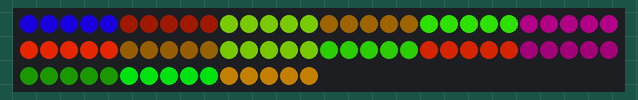
This sketch was run on a simulated Arduino Uno, built with avr-gcc and run on an emulated ATmega328P. Shown: 75 RGB LEDs in strip order, left to right, continuing on the next row. Dim RGB values are drawn brighter than linear; random numbers use the default seed unless the sketch sets one.

Above: at 36.09 s.
At 45.15 s:
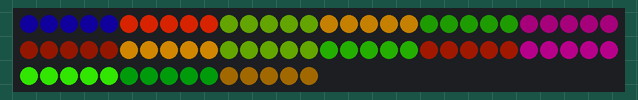
At 68.8 s:
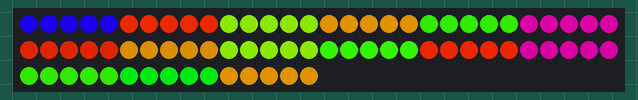

The sketch:

pump_eauxclaires_section3.ino
```cpp
// (licence header left out)
#include <FastLED.h>

#define DATA_PIN 2
#define NCHIMES 15
#define LEDS_PER_CHIME 5

#define HUE_C 42 // yellow
#define HUE_D 74 // light green
#define HUE_E 14 // orange
#define HUE_F 170 // blue
#define HUE_G 87 // dark green
#define HUE_A 215 // magenta
#define HUE_B 103 // puke green
#define HUE_Bb 188 // deep purple

CRGB leds[NCHIMES * LEDS_PER_CHIME];

float intensity[NCHIMES];

bool autoMode;
float phase_autoMode[NCHIMES]; // assigned randomly in setup()
float autoPeriod_ms = 6000;

uint8_t hues[15] = {
  HUE_F,
  HUE_E,
  HUE_D,
  HUE_C,
  HUE_G,
  HUE_A,
  HUE_E,
  HUE_C,
  HUE_D,
  HUE_G,
  HUE_E,
  HUE_A,
  HUE_G,
  HUE_B,
  HUE_C
};

float decayRate = 0.02; // higher value = faster decay

unsigned long timestamp_ms = 0;
unsigned long timeout_ms = 30000;

int tmpChime;

/*~~~~~~~~~~~~~~~~~~~~~~~~~~~~~~~~~~~~~~~~~~~~~~~~~~~~~*/

void setup() {

  FastLED.addLeds<NEOPIXEL, DATA_PIN>(leds, NCHIMES*LEDS_PER_CHIME);

  for (int i=0; i<NCHIMES; i++) {
    intensity[i] = 0.;
    phase_autoMode[i] = random(autoPeriod_ms);
  }

  Serial.begin(-1); // full USB speed is used

}

void loop() {

  // read serial messages, and update intensity[] accordingly
  while (Serial.available() > 0) {

    tmpChime = Serial.read();
    if (tmpChime >= 0) {
      intensity[tmpChime] = 1.0;
      timestamp_ms = millis();
    }

  }

  autoMode = ((millis() - timestamp_ms) > timeout_ms);

  if (autoMode) {

    evolve_autoMode();

  } else {

    evolve_triggerMode();

  }

  delay(15);

}

void evolve_autoMode(void) {

    // evolve the leds array
    for (int i=0; i<NCHIMES; i++) {

      for (int j=0; j<LEDS_PER_CHIME; j++) {

        leds[i*LEDS_PER_CHIME + j].setHSV(hues[i], 255,
                                          sq(sin((millis()-phase_autoMode[i])/autoPeriod_ms)) * 200 + 55);

      }

    }

    FastLED.show();

}

void evolve_triggerMode(void) {

    // evolve the leds array
    for (int i=0; i<NCHIMES; i++) {

      for (int j=0; j<LEDS_PER_CHIME; j++) {
        leds[i*LEDS_PER_CHIME + j].setHSV(hues[i], 255, intensity[i]*255);
      }

      intensity[i] /= (1 + decayRate);

    }

    FastLED.show();

}
```
